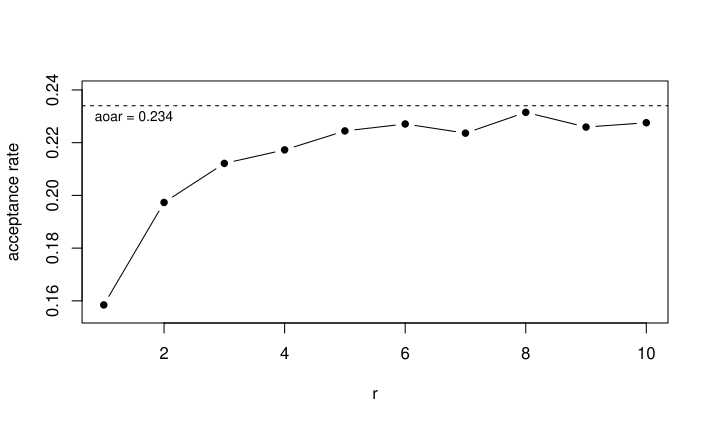

Generate this figure with R:
N <- 1e4 #sample size for estimating the expectation
n <- 1e4 #number of values for theta to be evaluated between 0 and 10.
r <- 1:10 #for different values of r
set.seed(16)

vals <- list()
theta <- seq(0.1, 10, length.out = n)

g <- function(z, r){   # Calculates g_{r}(e^z)
  s <- exp(z)
  temp <- (s^(r+1) - s)/(s^(r+1) - 1)
  
  return(temp)
}

for(i in 1:length(r)){
  
  vals[[i]] <- list()   #  Store values for each r -- h(theta), 
  z <- rnorm(N, mean = 0, sd = 1)
  h <- numeric(length = n) 
  
  for(j in 1:n){
    foo <- sqrt(theta[j])*z - theta[j]/2
    est <- theta[j]*g(foo, r[i])
    h[j] <- mean(est)
  }
  
  k <- which.max(h)
  theta.hat <- theta[k]
  aoar <- h[k]/theta[k]
  
  vals[[i]][[1]] <- h
  vals[[i]][[2]] <- theta.hat
  vals[[i]][[3]] <- aoar
}

####################################
### Collecting AOAR

acc <- numeric(length = length(r))
for(i in 1:length(r)){
  acc[i] <- vals[[i]][[3]]
}

### Collecting theta.hat and taking its square root
lhat <- numeric(length = length(r))
for(i in 1:length(r)){
  lhat[i] <- sqrt(vals[[i]][[2]])
}

### Values
acc
lhat

### Plot
plot(r, acc, type = "b", pch = 16, ylim = c(0.155, 0.24), ylab = "acceptance rate", xlab = "r")
abline(h = 0.234, lty = 2)
text(x = 1.5, y = 0.23, labels = "aoar = 0.234", cex = 0.8)




#####################################
## Miscellaneous
###################################
x <- 3
z <- numeric(length = N)
gz <- numeric(length = N)
est <- numeric(length = N)

for(i in 1:N){
  z[i] <- rnorm(1, 0, 1)
  foo <- sqrt(x)*z[i] - x/2
  gz[i] <- x*g(foo, 5)
  est[i] <- mean(gz[1:i])
}
